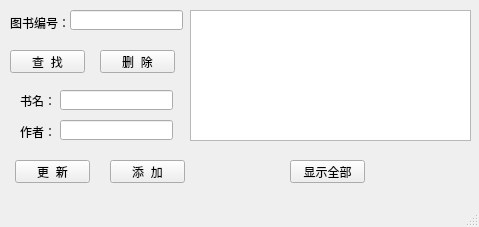
<?xml version="1.0" encoding="UTF-8"?>
<ui version="4.0">
 <class>MainWindow</class>
 <widget class="QMainWindow" name="MainWindow">
  <property name="geometry">
   <rect>
    <x>0</x>
    <y>0</y>
    <width>479</width>
    <height>227</height>
   </rect>
  </property>
  <property name="windowTitle">
   <string>MainWindow</string>
  </property>
  <widget class="QWidget" name="centralWidget">
   <widget class="QPushButton" name="pushButton">
    <property name="geometry">
     <rect>
      <x>10</x>
      <y>50</y>
      <width>75</width>
      <height>23</height>
     </rect>
    </property>
    <property name="text">
     <string>查  找</string>
    </property>
   </widget>
   <widget class="QPushButton" name="pushButton_2">
    <property name="geometry">
     <rect>
      <x>100</x>
      <y>50</y>
      <width>75</width>
      <height>23</height>
     </rect>
    </property>
    <property name="text">
     <string>删  除</string>
    </property>
   </widget>
   <widget class="QPushButton" name="pushButton_3">
    <property name="geometry">
     <rect>
      <x>15</x>
      <y>160</y>
      <width>75</width>
      <height>23</height>
     </rect>
    </property>
    <property name="text">
     <string>更  新</string>
    </property>
   </widget>
   <widget class="QPushButton" name="pushButton_4">
    <property name="geometry">
     <rect>
      <x>110</x>
      <y>160</y>
      <width>75</width>
      <height>23</height>
     </rect>
    </property>
    <property name="text">
     <string>添  加</string>
    </property>
   </widget>
   <widget class="QLineEdit" name="lineEdit">
    <property name="geometry">
     <rect>
      <x>70</x>
      <y>10</y>
      <width>113</width>
      <height>20</height>
     </rect>
    </property>
   </widget>
   <widget class="QLineEdit" name="lineEdit_2">
    <property name="geometry">
     <rect>
      <x>60</x>
      <y>90</y>
      <width>113</width>
      <height>20</height>
     </rect>
    </property>
   </widget>
   <widget class="QLineEdit" name="lineEdit_3">
    <property name="geometry">
     <rect>
      <x>60</x>
      <y>120</y>
      <width>113</width>
      <height>20</height>
     </rect>
    </property>
   </widget>
   <widget class="QListWidget" name="listWidget">
    <property name="geometry">
     <rect>
      <x>190</x>
      <y>10</y>
      <width>281</width>
      <height>131</height>
     </rect>
    </property>
   </widget>
   <widget class="QPushButton" name="pushButton_5">
    <property name="geometry">
     <rect>
      <x>290</x>
      <y>160</y>
      <width>75</width>
      <height>23</height>
     </rect>
    </property>
    <property name="text">
     <string>显示全部</string>
    </property>
   </widget>
   <widget class="QLabel" name="label">
    <property name="geometry">
     <rect>
      <x>10</x>
      <y>15</y>
      <width>61</width>
      <height>16</height>
     </rect>
    </property>
    <property name="text">
     <string>图书编号：</string>
    </property>
   </widget>
   <widget class="QLabel" name="label_2">
    <property name="geometry">
     <rect>
      <x>20</x>
      <y>95</y>
      <width>54</width>
      <height>12</height>
     </rect>
    </property>
    <property name="text">
     <string>书名：</string>
    </property>
   </widget>
   <widget class="QLabel" name="label_3">
    <property name="geometry">
     <rect>
      <x>20</x>
      <y>122</y>
      <width>54</width>
      <height>20</height>
     </rect>
    </property>
    <property name="text">
     <string>作者：</string>
    </property>
   </widget>
  </widget>
  <widget class="QMenuBar" name="menuBar">
   <property name="geometry">
    <rect>
     <x>0</x>
     <y>0</y>
     <width>479</width>
     <height>22</height>
    </rect>
   </property>
  </widget>
  <widget class="QStatusBar" name="statusBar"/>
 </widget>
 <layoutdefault spacing="6" margin="11"/>
 <resources/>
 <connections/>
</ui>
